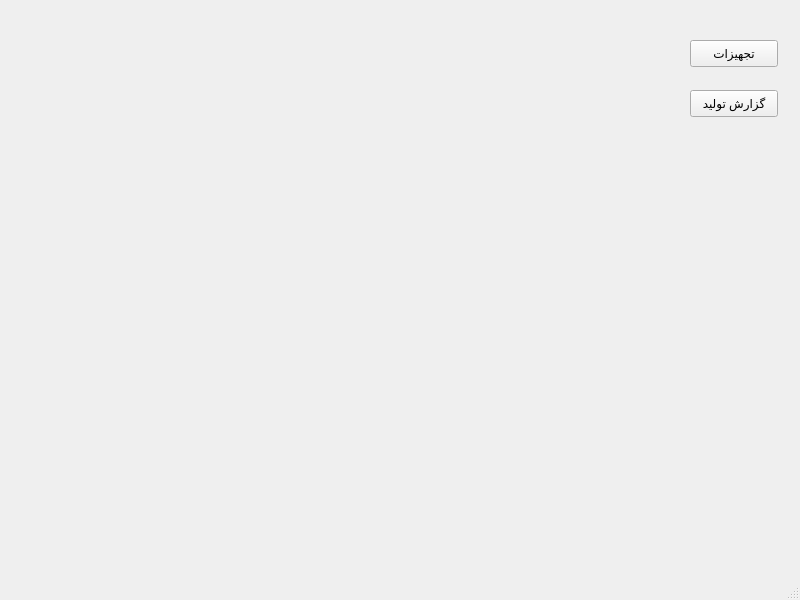
<?xml version="1.0" encoding="UTF-8"?>
<ui version="4.0">
 <class>MainWindow</class>
 <widget class="QMainWindow" name="MainWindow">
  <property name="geometry">
   <rect>
    <x>0</x>
    <y>0</y>
    <width>800</width>
    <height>600</height>
   </rect>
  </property>
  <property name="windowTitle">
   <string>MainWindow</string>
  </property>
  <property name="tabShape">
   <enum>QTabWidget::Triangular</enum>
  </property>
  <widget class="QWidget" name="centralwidget">
   <widget class="QPushButton" name="equipmentsBtn">
    <property name="geometry">
     <rect>
      <x>690</x>
      <y>40</y>
      <width>88</width>
      <height>27</height>
     </rect>
    </property>
    <property name="text">
     <string>تجهیزات</string>
    </property>
   </widget>
   <widget class="QPushButton" name="productionStatsBtn">
    <property name="geometry">
     <rect>
      <x>690</x>
      <y>90</y>
      <width>88</width>
      <height>27</height>
     </rect>
    </property>
    <property name="text">
     <string>گزارش تولید</string>
    </property>
   </widget>
  </widget>
  <widget class="QMenuBar" name="menubar">
   <property name="geometry">
    <rect>
     <x>0</x>
     <y>0</y>
     <width>800</width>
     <height>24</height>
    </rect>
   </property>
  </widget>
  <widget class="QStatusBar" name="statusbar"/>
 </widget>
 <resources/>
 <connections/>
</ui>
